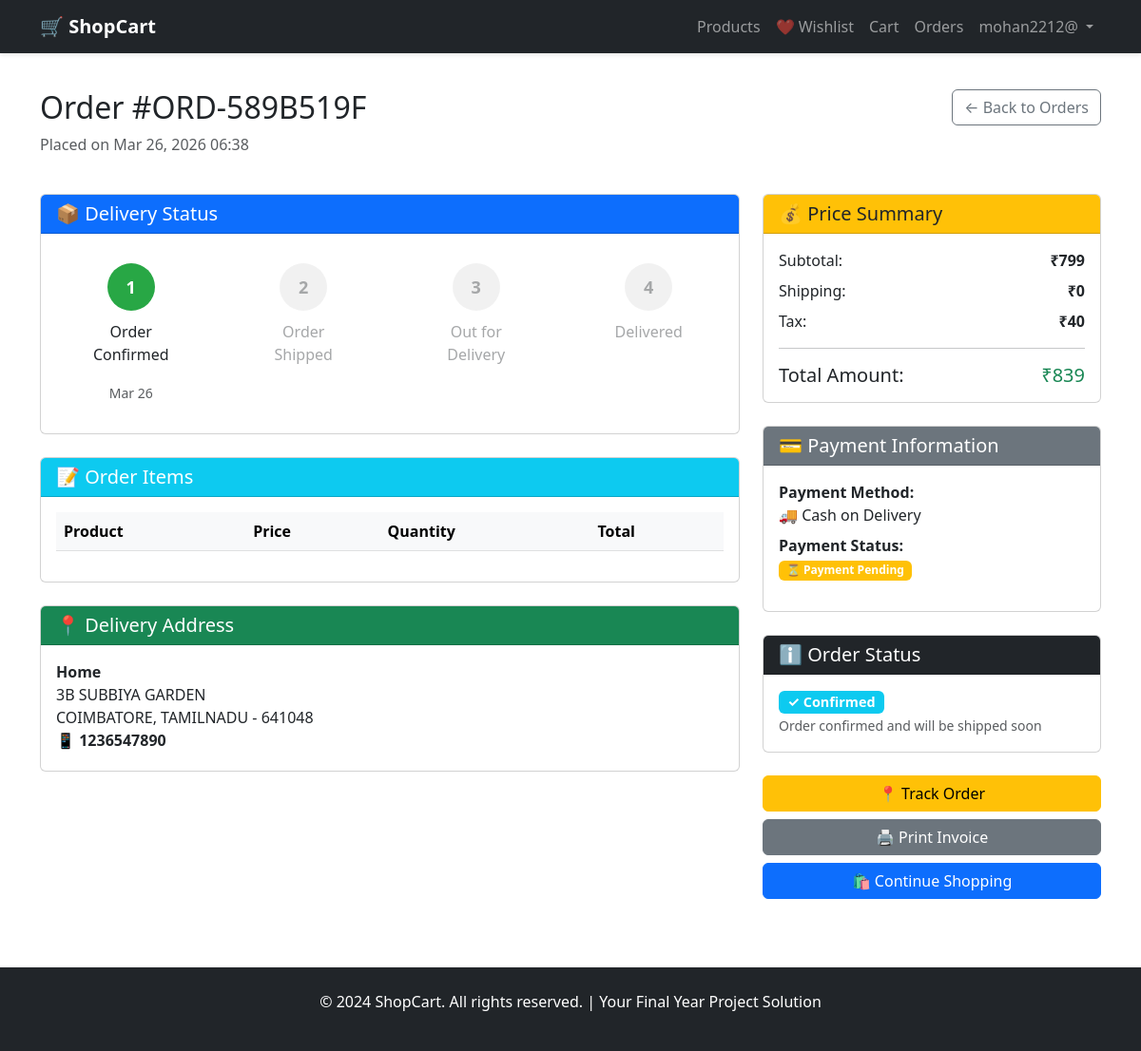
/order/1/ (signed in), run on the app's committed database.
### cart/models.py (models this page shows, shortened)
class Order(models.Model):
    ORDER_STATUS_CHOICES = [
        ('pending', 'Pending'),
        ('confirmed', 'Confirmed'),
        ('shipped', 'Shipped'),
        ('delivered', 'Delivered'),
        ('cancelled', 'Cancelled'),
        ('returned', 'Returned'),
    ]
    PAYMENT_METHOD_CHOICES = [
        ('card', 'Credit/Debit Card'),
        ('upi', 'UPI'),
        ('wallet', 'Digital Wallet'),
        ('cod', 'Cash on Delivery'),
    ]
    order_id = models.CharField(max_length=50, unique=True)
    user = models.ForeignKey(User, on_delete=models.SET_NULL, null=True, related_name='orders')
    address = models.ForeignKey(Address, on_delete=models.SET_NULL, null=True)
    payment_method = models.CharField(max_length=20, choices=PAYMENT_METHOD_CHOICES)
    payment_status = models.CharField(max_length=20, choices=[('pending', 'Pending'), ('completed', 'Completed'), ('failed', 'Failed')], default='pending')
    subtotal = models.FloatField()
    shipping_cost = models.FloatField(default=0)
    tax = models.FloatField(default=0)
    coupon_discount = models.FloatField(default=0, null=True, blank=True)
    total_amount = models.FloatField()
    status = models.CharField(max_length=20, choices=ORDER_STATUS_CHOICES, default='pending')
    order_date = models.DateTimeField(auto_now_add=True)
    shipped_date = models.DateTimeField(null=True, blank=True)
    delivered_date = models.DateTimeField(null=True, blank=True)
    special_instructions = models.TextField(null=True, blank=True)
    class Meta:
        ordering = ['-order_date']

class Address(models.Model):
    user = models.ForeignKey(User, on_delete=models.CASCADE, related_name='addresses')
    address_type = models.CharField(max_length=20, choices=[('home', 'Home'), ('office', 'Office')], default='home')
    street_address = models.CharField(max_length=200)
    apartment = models.CharField(max_length=100, null=True, blank=True)
    city = models.CharField(max_length=100)
    state = models.CharField(max_length=100)
    zip_code = models.CharField(max_length=20)
    country = models.CharField(max_length=100, default='India')
    phone = models.CharField(max_length=20)
    is_default = models.BooleanField(default=False)
    created_at = models.DateTimeField(auto_now_add=True)
    class Meta:
        ordering = ['-is_default', '-created_at']

### cart/views.py (the view)
# urls.py: path('order/<int:order_id>/', views.order_detail, name='order_detail'),
@login_required(login_url='login')
def order_detail(request, order_id):
    order = get_object_or_404(Order, id=order_id, user=request.user)
    items = order.items.all()
    context = {
        'order': order,
        'items': items,
    }
    return render(request, 'cart/order_detail.html', context)

### templates/cart/order_detail.html (shortened to what this page needs)
{% extends 'cart/base.html' %}
{% block content %}
<div class="container py-4">
    <div class="row mb-4">
        <div class="col-md-8">
            <h2>Order #{{ order.order_id }}</h2>
            <p class="text-muted">Placed on {{ order.order_date|date:"M d, Y H:i" }}</p>
        </div>
        <div class="col-md-4 text-end">
            <a href="{% url 'order_history' %}" class="btn btn-outline-secondary">← Back to Orders</a>
        </div>
    </div>
    <div class="row">
        <div class="col-md-8">
            <div class="card mb-4">
                <div class="card-header bg-primary text-white">
                    <h5 class="mb-0">📦 Delivery Status</h5>
                </div>
                <div class="card-body">
                    <div class="row text-center">
                        <div class="col-md-3">
                            <div class="step-indicator {% if order.status in 'confirmed,shipped,delivered' %}active{% endif %}">
                                <div class="step-number">1</div>
                                <p>Order<br>Confirmed</p>
                                {% if order.order_date %}
                                    <small class="text-muted">{{ order.order_date|date:"M d" }}</small>
                                {% endif %}
                            </div>
                        </div>
                        <div class="col-md-3">
                            <div class="step-indicator {% if order.status in 'shipped,delivered' %}active{% endif %}">
                                <div class="step-number">2</div>
                                <p>Order<br>Shipped</p>
                            </div>
                        </div>
                        <div class="col-md-3">
                            <div class="step-indicator {% if order.status == 'delivered' %}active{% endif %}">
                                <div class="step-number">3</div>
                                <p>Out for<br>Delivery</p>
                            </div>
                        </div>
                        <div class="col-md-3">
                            <div class="step-indicator {% if order.status == 'delivered' %}active{% endif %}">
                                <div class="step-number">4</div>
                                <p>Delivered</p>
                            </div>
                        </div>
                    </div>
                </div>
            </div>
            <div class="card mb-4">
                <div class="card-header bg-info text-white">
                    <h5 class="mb-0">📝 Order Items</h5>
                </div>
                <div class="card-body">
                    <div class="table-responsive">
                        <table class="table">
                            <thead class="table-light">
                                <tr>
                                    <th>Product</th>
                                    <th>Price</th>
                                    <th>Quantity</th>
                                    <th>Total</th>
                                </tr>
                            </thead>
                        </table>
                    </div>
                </div>
            </div>
            <div class="card">
                <div class="card-header bg-success text-white">
                    <h5 class="mb-0">📍 Delivery Address</h5>
                </div>
                <div class="card-body">
                    <p class="mb-1">
                        <strong>{{ order.address.get_address_type_display|title }}</strong><br>
                        {{ order.address.street_address }}
                        {% if order.address.apartment %}<br>{{ order.address.apartment }}{% endif %}<br>
                        {{ order.address.city }}, {{ order.address.state }} - {{ order.address.zip_code }}<br>
                        <strong>📱 {{ order.address.phone }}</strong>
                    </p>
                </div>
            </div>
        </div>
        <div class="col-md-4">
            <div class="card mb-4 sticky-top" style="top: 20px;">
                <div class="card-header bg-warning text-dark">
                    <h5 class="mb-0">💰 Price Summary</h5>
                </div>
                <div class="card-body">
                    <div class="d-flex justify-content-between mb-2">
                        <span>Subtotal:</span>
                        <strong>₹{{ order.subtotal|floatformat:0 }}</strong>
                    </div>
                    <div class="d-flex justify-content-between mb-2">
                        <span>Shipping:</span>
                        <strong>₹{{ order.shipping_cost|floatformat:0 }}</strong>
                    </div>
                    <div class="d-flex justify-content-between mb-2">
                        <span>Tax:</span>
                        <strong>₹{{ order.tax|floatformat:0 }}</strong>
                    </div>
                    <hr>
                    <div class="d-flex justify-content-between">
                        <h5 class="mb-0">Total Amount:</h5>
                        <h5 class="text-success mb-0">₹{{ order.total_amount|floatformat:0 }}</h5>
                    </div>
                </div>
            </div>
            <div class="card mb-4">
                <div class="card-header bg-secondary text-white">
                    <h5 class="mb-0">💳 Payment Information</h5>
                </div>
                <div class="card-body">
                    <p class="mb-2">
                        <strong>Payment Method:</strong><br>
                        {% if order.payment_method == 'card' %}
                            💳 Credit/Debit Card
                        {% elif order.payment_method == 'upi' %}
                            📱 UPI
                        {% elif order.payment_method == 'wallet' %}
                            👜 Digital Wallet
                        {% else %}
                            🚚 Cash on Delivery
                        {% endif %}
                    </p>
                    <p>
                        <strong>Payment Status:</strong><br>
                        {% if order.payment_status == 'completed' %}
                            <span class="badge bg-success">✓ Payment Completed</span>
                        {% elif order.payment_status == 'pending' %}
                            <span class="badge bg-warning">⏳ Payment Pending</span>
                        {% else %}
                            <span class="badge bg-danger">✗ Payment Failed</span>
                        {% endif %}
                    </p>
                </div>
            </div>
            <div class="card mb-4">
                <div class="card-header bg-dark text-white">
                    <h5 class="mb-0">ℹ️ Order Status</h5>
                </div>
                <div class="card-body">
                    <p class="mb-0">
                        {% if order.status == 'pending' %}
                            <span class="badge bg-warning" style="font-size: 0.9rem;">⏳ Pending</span><br>
                            <small class="text-muted">Your order is being processed</small>
                        {% elif order.status == 'confirmed' %}
                            <span class="badge bg-info" style="font-size: 0.9rem;">✓ Confirmed</span><br>
                            <small class="text-muted">Order confirmed and will be shipped soon</small>
                        {% elif order.status == 'shipped' %}
                            <span class="badge bg-primary" style="font-size: 0.9rem;">📦 Shipped</span><br>
                            <small class="text-muted">Your order is on the way</small>
                        {% elif order.status == 'delivered' %}
                            <span class="badge bg-success" style="font-size: 0.9rem;">✅ Delivered</span><br>
                            <small class="text-muted">Order delivered successfully</small>
                        {% elif order.status == 'cancelled' %}
                            <span class="badge bg-danger" style="font-size: 0.9rem;">✗ Cancelled</span><br>
                            <small class="text-muted">Order has been cancelled</small>
                        {% else %}
                            <span class="badge bg-secondary" style="font-size: 0.9rem;">{{ order.get_status_display }}</span>
                        {% endif %}
                    </p>
                </div>
            </div>
            <div class="d-grid gap-2">
                <button class="btn btn-warning" data-bs-toggle="modal" data-bs-target="#trackingModal">
                    📍 Track Order
                </button>
                <button class="btn btn-secondary" onclick="window.print()">
                    🖨️ Print Invoice
                </button>
                <a href="{% url 'home' %}" class="btn btn-primary">
                    🛍️ Continue Shopping
                </a>
            </div>
        </div>
    </div>
</div>
{% endblock %}

### templates/cart/base.html (shortened to what this page needs)
<!DOCTYPE html>
<html lang="en">
<head>
    <link href="https://cdn.jsdelivr.net/npm/bootstrap@5.3.0/dist/css/bootstrap.min.css" rel="stylesheet">
</head>
<body>
    <nav class="navbar navbar-expand-lg navbar-dark bg-dark fixed-top">
        <div class="container">
            <a class="navbar-brand fw-bold" href="{% url 'home' %}">🛒 ShopCart</a>
            <div class="collapse navbar-collapse" id="navbarNav">
                <ul class="navbar-nav ms-auto">
                    <li class="nav-item">
                        <a class="nav-link" href="{% url 'home' %}">Products</a>
                    </li>
                    {% if user.is_authenticated %}
                        <li class="nav-item">
                            <a class="nav-link" href="{% url 'wishlist' %}">
                                ❤️ Wishlist
                            </a>
                        </li>
                        <li class="nav-item position-relative">
                            <a class="nav-link" href="{% url 'cart' %}">
                                Cart
                            </a>
                        </li>
                        <li class="nav-item">
                            <a class="nav-link" href="{% url 'order_history' %}">Orders</a>
                        </li>
                        <li class="nav-item dropdown">
                            <a class="nav-link dropdown-toggle" href="#" id="userDropdown" role="button" data-bs-toggle="dropdown">
                                {{ user.username }}
                            </a>
                        </li>
                    {% else %}
                        <li class="nav-item">
                            <a class="nav-link" href="{% url 'login' %}">Login</a>
                        </li>
                    {% endif %}
                </ul>
            </div>
        </div>
    </nav>
    <main>
        {% block content %}{% endblock %}
    </main>
    <footer class="bg-dark text-white mt-5 py-4">
        <div class="container text-center">
            <p>&copy; 2024 ShopCart. All rights reserved. | Your Final Year Project Solution</p>
        </div>
    </footer>
</body>
</html>

### templates/cart/base.html (style rules this page uses)
body { padding-top: 70px; }
.navbar { box-shadow: 0 2px 4px rgba(0,0,0,0.1); }

### templates/cart/order_detail.html (style rules this page uses)
.step-indicator { opacity: 0.4; transition: all 0.3s ease; padding: 15px; }
.step-indicator.active { opacity: 1; }
.step-number { width: 50px; height: 50px; border-radius: 50%; background-color: #ddd; display: flex; align-items: center; justify-content: center; margin: 0 auto 10px; font-weight: bold; font-size: 18px; }
.step-indicator.active .step-number { background-color: #28a745; color: white; }

### data on the page
Order: order_id "ORD-589B519F", order_date "Mar 26, 2026 06:38", order_date "Mar 26", address.address_type "Home", address.street_address "3B SUBBIYA GARDEN", address.city "COIMBATORE", address.state "TAMILNADU", address.zip_code "641048", address.phone "1236547890", subtotal "799", shipping_cost "0", tax "40", total_amount "839"

### other printed values
{{ user.username }} "mohan2212@"
